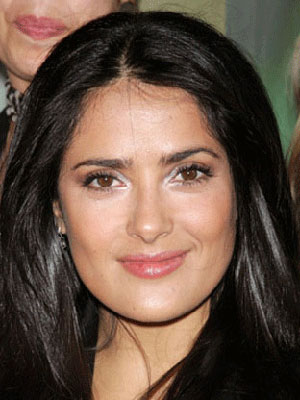
#> input picture mine1.jpg, 300 x 400 px
$ python script3.py
#> lines starting #> are read from the running program, lines starting #| are printed output that depends on the picture
from PIL import Image, ImageEnhance, ImageFilter

# Wczytaj oryginalne zdjęcie twarzy
img = Image.open("mine1.jpg").convert("RGB")
#> img is the input picture: PIL image 300x400 RGB; mean R, G, B 101, 80.1, 66.9

# 1. Ekstremalne wyostrzenie (znajduje mikro-krawędzie, których SIFT nienawidzi)
img_sharp = img.filter(ImageFilter.EDGE_ENHANCE_MORE)
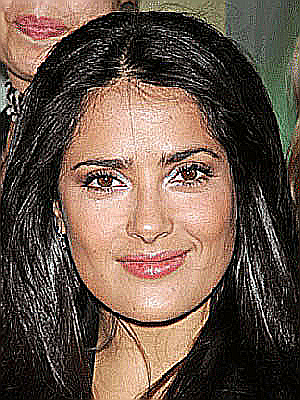
#> img_sharp: PIL image 300x400 RGB; mean R, G, B 105.4, 86.3, 74
img_sharp = img_sharp.filter(ImageFilter.SHARPEN)
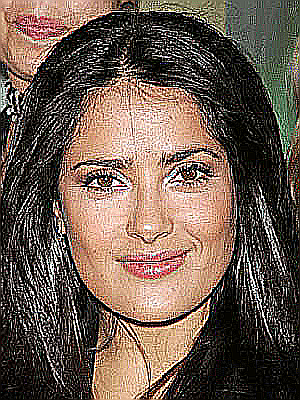
#> img_sharp: PIL image 300x400 RGB; mean R, G, B 108.5, 91.2, 79.7

# 2. Drastyczne podbicie kontrastu (zamienia miękkie cienie w twarde, sztuczne krawędzie)
enhancer = ImageEnhance.Contrast(img_sharp)
img_broken_gradients = enhancer.enhance(4.5)  # Bardzo mocny kontrast
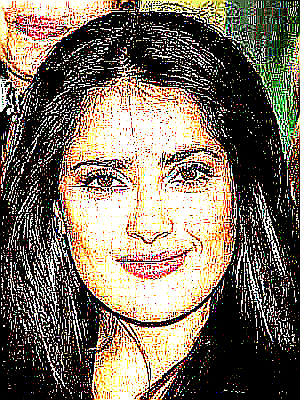
#> img_broken_gradients: PIL image 300x400 RGB; mean R, G, B 121.3, 109.7, 94.5

# 3. Zapisz obraz
img_broken_gradients.save("mine6.jpg")
print("Wygenerowano obraz z zaburzonymi gradientami!")

$ run again, with mine2.jpg copied over mine1.jpg
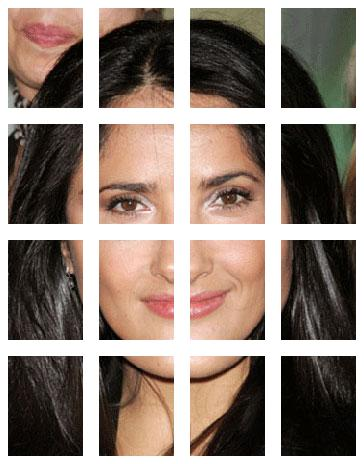
#> input picture mine2.jpg, 364 x 464 px
#> img is the input picture: PIL image 364x464 RGB; mean R, G, B 145.1, 130.6, 121.1
#> `img_sharp = img_sharp.filter(ImageFilter.SHARPEN)`:
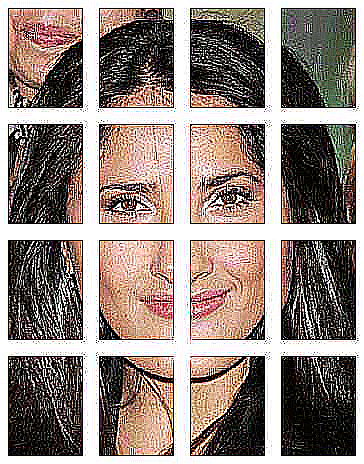
#> img_sharp: PIL image 364x464 RGB; mean R, G, B 147.4, 135.7, 127.6
#> `img_broken_gradients = enhancer.enhance(4.5)`:
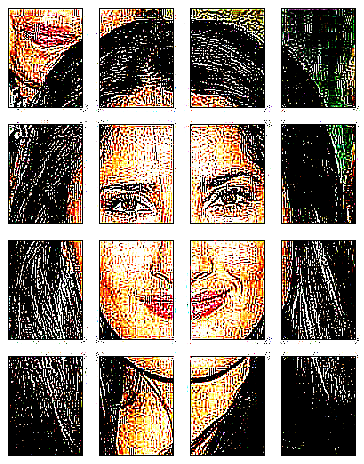
#> img_broken_gradients: PIL image 364x464 RGB; mean R, G, B 145, 131.7, 120

$ run again, with mine3.jpg copied over mine1.jpg
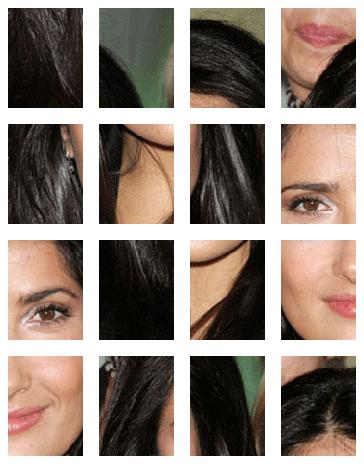
#> input picture mine3.jpg, 364 x 464 px
#> img is the input picture: PIL image 364x464 RGB; mean R, G, B 145.1, 130.6, 121.2
#> `img_sharp = img_sharp.filter(ImageFilter.SHARPEN)`:
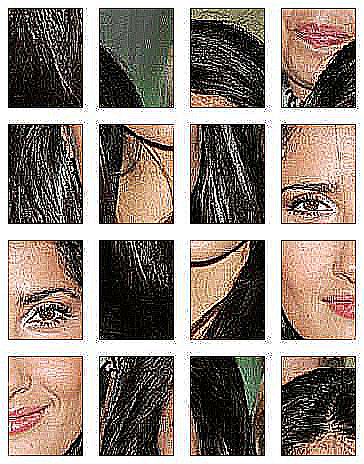
#> img_sharp: PIL image 364x464 RGB; mean R, G, B 147.2, 135.3, 127
#> `img_broken_gradients = enhancer.enhance(4.5)`:
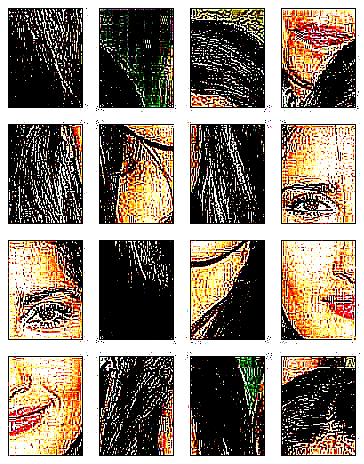
#> img_broken_gradients: PIL image 364x464 RGB; mean R, G, B 145.4, 132.1, 119.2

$ run again, with mine7.jpg copied over mine1.jpg
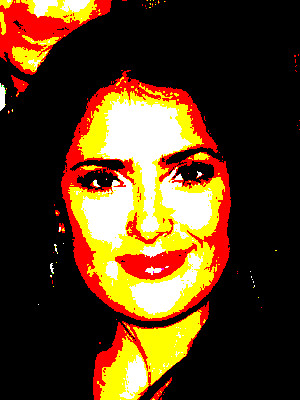
#> input picture mine7.jpg, 300 x 400 px
#> img is the input picture: PIL image 300x400 RGB; mean R, G, B 87.9, 59.3, 27.8
#> `img_sharp = img_sharp.filter(ImageFilter.SHARPEN)`:
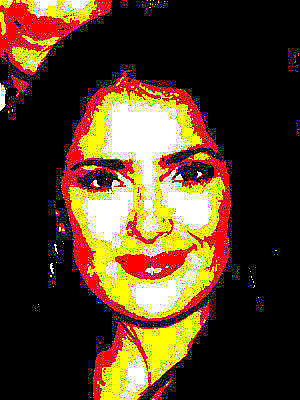
#> img_sharp: PIL image 300x400 RGB; mean R, G, B 83.4, 59.9, 35.4
#> `img_broken_gradients = enhancer.enhance(4.5)`:
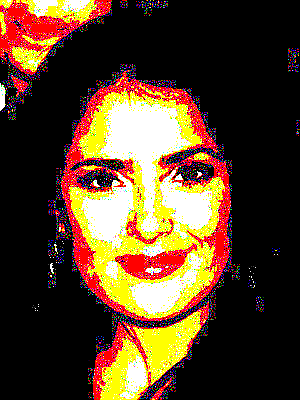
#> img_broken_gradients: PIL image 300x400 RGB; mean R, G, B 88.3, 63.2, 39
